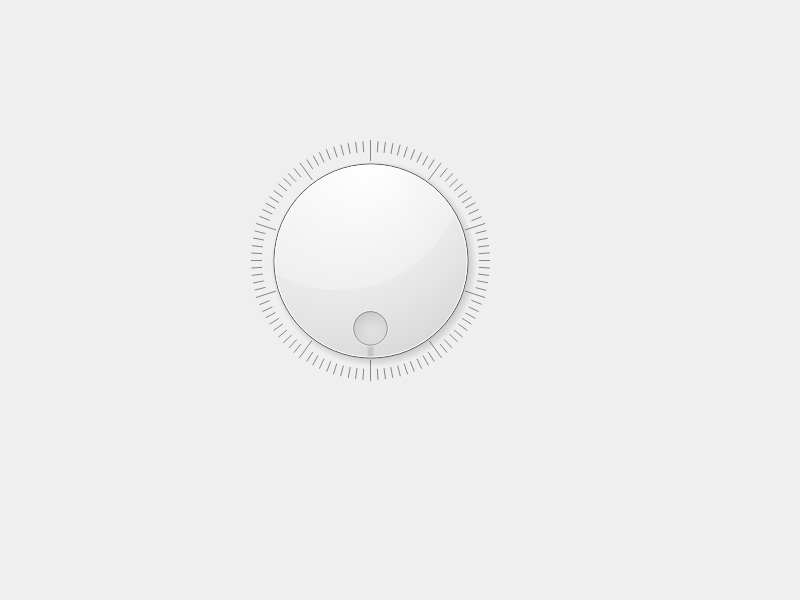
<?xml version="1.0" encoding="UTF-8"?>
<ui version="4.0">
 <class>Widget</class>
 <widget class="QWidget" name="Widget">
  <property name="geometry">
   <rect>
    <x>0</x>
    <y>0</y>
    <width>800</width>
    <height>600</height>
   </rect>
  </property>
  <property name="windowTitle">
   <string>Widget</string>
  </property>
  <widget class="QDial" name="dial">
   <property name="geometry">
    <rect>
     <x>250</x>
     <y>120</y>
     <width>241</width>
     <height>281</height>
    </rect>
   </property>
   <property name="maximum">
    <number>100</number>
   </property>
   <property name="value">
    <number>100</number>
   </property>
   <property name="wrapping">
    <bool>true</bool>
   </property>
   <property name="notchesVisible">
    <bool>true</bool>
   </property>
  </widget>
 </widget>
 <resources/>
 <connections/>
</ui>
